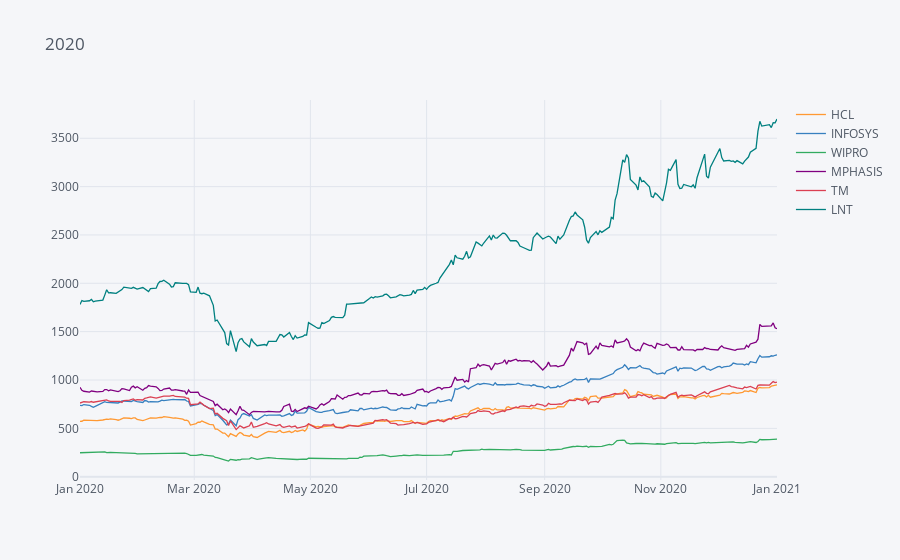

This figure's notebook cell:
### Code cell
stocks.xs(key='Close',axis=1,level='Stock Info').iplot(title="2020")

### Figure 1 — Plotly figure (JSON) as saved in the notebook; plotly's stock layout.template omitted (floating-point values rounded to 4 significant figures; data arrays with more than 128 entries replaced by an {"elided": "..."} marker saying what was removed)
{"data": [{"line": {"color": "rgba(255, 153, 51, 1.0)", "dash": "solid", "shape": "linear", "width": 1.3}, "mode": "lines", "name": "HCL", "text": "", "type": "scatter", "x": {"elided": "251 str values"}, "y": {"elided": "251 float values"}}, {"line": {"color": "rgba(55, 128, 191, 1.0)", "dash": "solid", "shape": "linear", "width": 1.3}, "mode": "lines", "name": "INFOSYS", "text": "", "type": "scatter", "x": {"elided": "251 str values"}, "y": {"elided": "251 float values"}}, {"line": {"color": "rgba(50, 171, 96, 1.0)", "dash": "solid", "shape": "linear", "width": 1.3}, "mode": "lines", "name": "WIPRO", "text": "", "type": "scatter", "x": {"elided": "251 str values"}, "y": {"elided": "251 float values"}}, {"line": {"color": "rgba(128, 0, 128, 1.0)", "dash": "solid", "shape": "linear", "width": 1.3}, "mode": "lines", "name": "MPHASIS", "text": "", "type": "scatter", "x": {"elided": "251 str values"}, "y": {"elided": "251 float values"}}, {"line": {"color": "rgba(219, 64, 82, 1.0)", "dash": "solid", "shape": "linear", "width": 1.3}, "mode": "lines", "name": "TM", "text": "", "type": "scatter", "x": {"elided": "251 str values"}, "y": {"elided": "251 float values"}}, {"line": {"color": "rgba(0, 128, 128, 1.0)", "dash": "solid", "shape": "linear", "width": 1.3}, "mode": "lines", "name": "LNT", "text": "", "type": "scatter", "x": {"elided": "251 str values"}, "y": {"elided": "251 float values"}}], "layout": {"legend": {"bgcolor": "#F5F6F9", "font": {"color": "#4D5663"}}, "paper_bgcolor": "#F5F6F9", "plot_bgcolor": "#F5F6F9", "title": {"font": {"color": "#4D5663"}, "text": "2020"}, "xaxis": {"gridcolor": "#E1E5ED", "showgrid": true, "tickfont": {"color": "#4D5663"}, "title": {"font": {"color": "#4D5663"}, "text": ""}, "zerolinecolor": "#E1E5ED"}, "yaxis": {"gridcolor": "#E1E5ED", "showgrid": true, "tickfont": {"color": "#4D5663"}, "title": {"font": {"color": "#4D5663"}, "text": ""}, "zerolinecolor": "#E1E5ED"}}}
